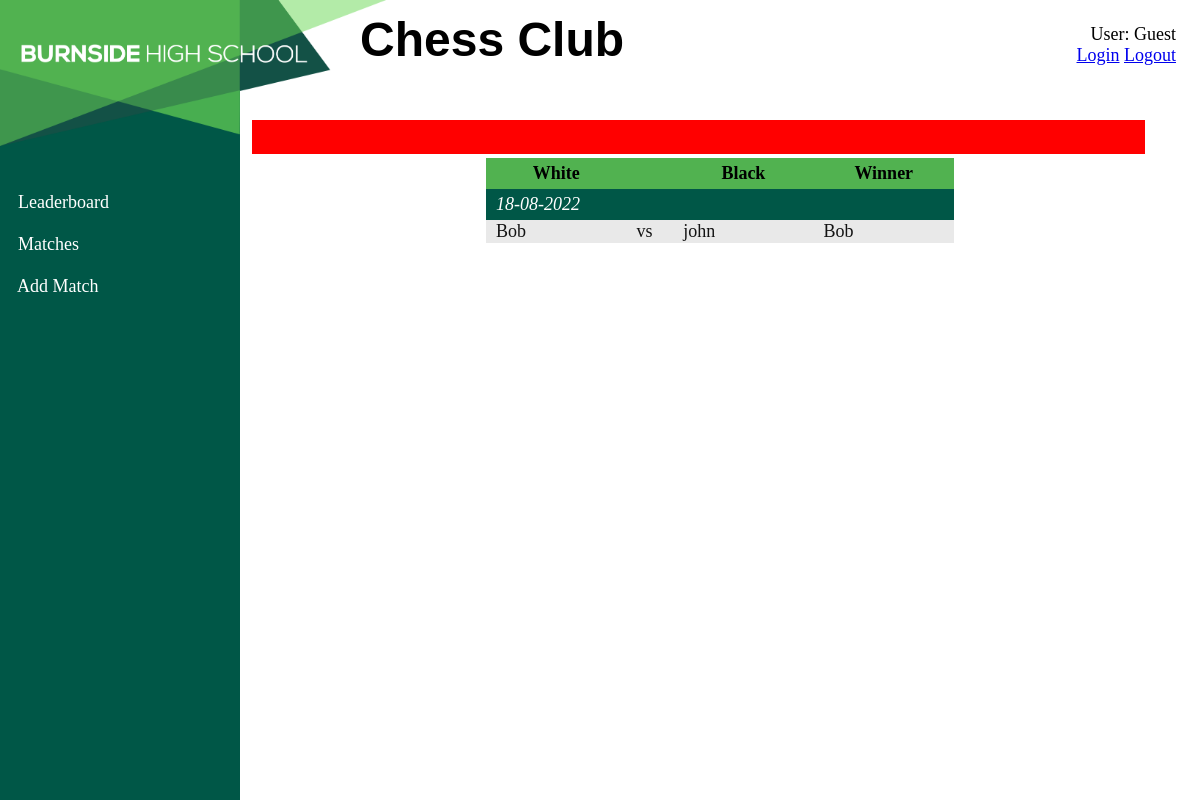
Page /matches on the earlier database version.
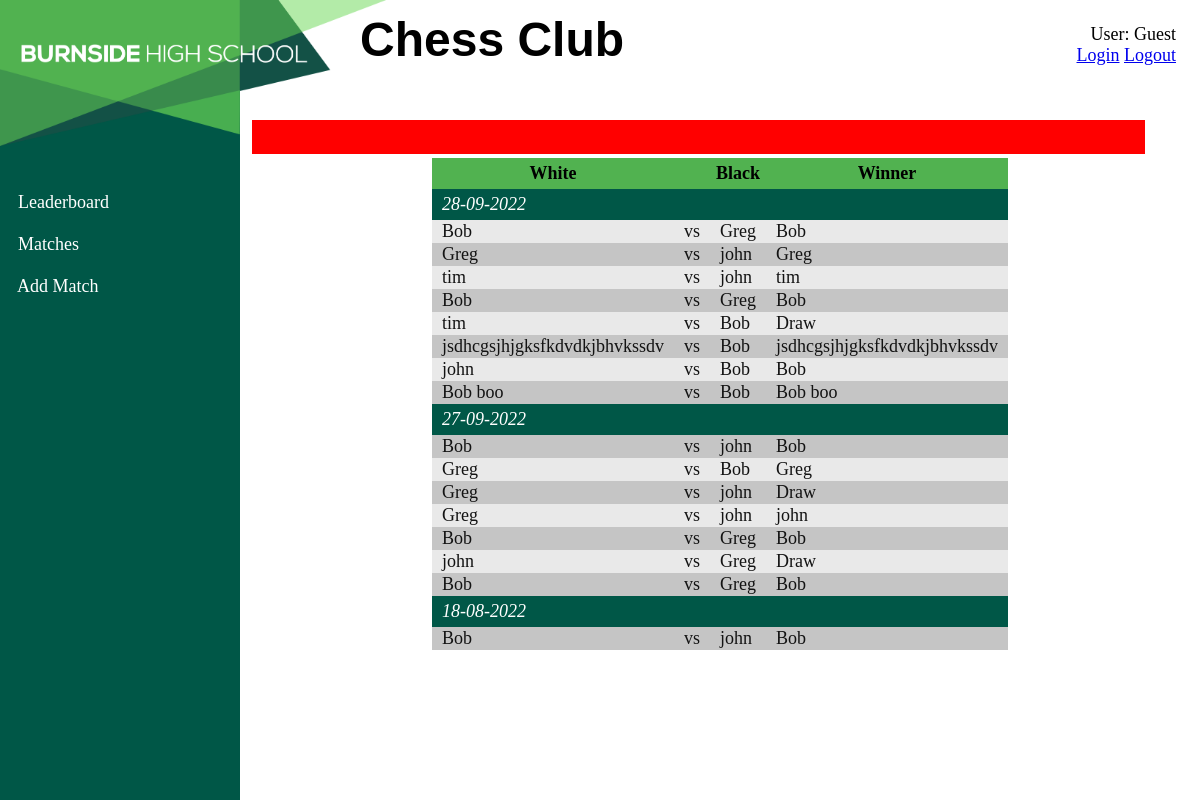
Same page on the later database version.
### models.py (models this page shows, shortened)
class User(db.Model):
    __tablename__ = "User"
    id = db.Column(db.Integer, primary_key=True)
    name = db.Column(db.String(80))
    password = db.Column(db.String())
    salt = db.Column(db.String())
    is_admin = db.Column(db.Boolean)
    score = db.Column(db.Integer)
    num_white_win = db.Column(db.Integer)
    num_white_loss = db.Column(db.Integer)
    num_white_draw = db.Column(db.Integer)
    num_black_win = db.Column(db.Integer)
    num_black_loss = db.Column(db.Integer)
    num_black_draw = db.Column(db.Integer)
    matches = db.relationship('Match', secondary=UserMatch, back_populates='users')

### app.py (the view)
@app.route('/matches', methods=["GET"])
def matches():
    match_list = Match.query.all()
    match_list = [[match.date.strftime("%d-%m-%Y"),
                   [[user.id, user.name] for user in match.users],
                   match.white, match.white_won] for match in match_list]
    match_list.sort(key=sort_by_date)
    if len(match_list) == 0:
        return render_template("matches.html", matches=[])
    timed_list = [[match_list[0][0], []]]
    for match in match_list:
        date = match[0]
        winner = "Draw"
        if match[2] == match[1][0][0]:
            white = match[1][0][1]
            black = match[1][1][1]
        else:
            white = match[1][1][1]
            black = match[1][0][1]
        if match[3] == 1:
            winner = white[:]
        elif match[3] == 0:
            winner = black[:]
        match = [match[1][0][1], match[1][1][1], winner]
        if date == timed_list[-1][0]:
            timed_list[-1][1].append(match)
        else:
            timed_list.append([date, [match]])
    return render_template("matches.html", matches=timed_list)

### app.py (called while the page is built)
def sort_by_date(match):
    date = list(map(int, match[0].split("-")))
    return [-date[2], -date[1], -date[0]]

### templates/matches.html (shortened to what this page needs)
{% extends 'layout.html' %}
{% block content %}
<div>
    <table>
            <tr>
                <th style="width: 30%;">White</th>
                <th style="width: 10%"></th>
                <th style="width: 30%;">Black</th>
                <th style="width: 30%;">Winner</th>
            </tr>
            {% for i in matches %}
            {% set day = i.pop(1) %}
            <tr class="dateHead" style="background-color: #005747; color: white;">
                <td>{{i[0]}}</td>
                <td></td>
                <td></td>
                <td></td>
            </tr>
            {% for match in day %}
            <tr>
                <td>{{match[0]}}</td>
                <td>vs</td>
                <td>{{match[1]}}</td>
                <td>{{match[2]}}</td>
            </tr>
            {% endfor %}
            {% endfor %}
    </table>
</div>
{% endblock %}

### templates/layout.html (shortened to what this page needs)
<!DOCTYPE html>
<html lang="en">
<head>
    <link rel="stylesheet" href="../static/css/main.css">
    <link rel="stylesheet" href="/static/css/content.css">
</head>
<body style="margin: 0;">
    {% include 'header.html' %}
    {% include 'navbar.html' %}
    <div class="content">
        {% include 'error.html' %}
        {% block content %}{% endblock %}
    </div>
</body>
</html>

### templates/header.html (shortened to what this page needs)
<div class="header">
    <link rel="stylesheet" href="../static/css/header.css">
    <div class="title">
        <h1>Chess Club</h1>
    </div>
    <div class="login">
        <p id="user" style="margin: 0;">User: Guest</p>
        <a href="/login" id="login link">Login</a>
        <a href="/logout" id="logout link">Logout</a>
    </div>
</div>

### templates/navbar.html
<link rel="stylesheet" href="../static/css/nav.css">
<div class="side-nav">
    <div class="links">
        &nbsp &nbsp <a href="/leaderboard">Leaderboard</a> <br><br>
        &nbsp &nbsp <a href="/matches">Matches</a> <br><br>
        &nbsp &nbsp <a href="/new_match">Add Match</a>
    </div>
</div>

### templates/error.html (shortened to what this page needs)
<div class="error">
    <textarea id="error text" style="margin: 0;" readonly></textarea>
</div>

### static/css/main.css (style rules this page uses)
body { height: auto; min-height: 100vh; display: grid; grid-template-columns: 20vw auto; grid-template-rows: 9vw auto; grid-template-areas: "side-nav header" "side-nav content"; }
.error { width: 95%; height: auto; }
.error textarea { resize: none; width: 100%; border: none; margin: 0; background-color: red; }

### static/css/content.css (style rules this page uses)
.content { grid-area: content; margin: 12px; }
.content table { margin: auto; width: 50%; margin-left: auto; margin-right: auto; border-collapse: collapse; background-color: rgb(233, 233, 233); color: rgb(19, 19, 19); margin-bottom: 10px; z-index: inherit; font-size: max(1.5vw,10px); }
.content td { padding-left: 10px; padding-right: 10px; z-index: inherit; }
.content tr { overflow: hidden; }
.content th, .dateHead { background: #51b250; position: sticky; color: black; padding: 5px; z-index: inherit; }
.content th { top: 9vw; }
.dateHead { top: calc(9vw + max(2.2vw, 18px)); }
.content tr:nth-child(even), .matches tr:nth-child(even) { background-color: rgb(197, 197, 197); }
.dateHead td { padding-top: 5px; padding-bottom: 5px; font-style: oblique; }

### static/css/header.css (style rules this page uses)
.header { position: sticky; top: 0; grid-area: header; margin: 0; color: #dddddd; z-index: inherit; background-image: url("../images/bhsbanner-right.png"); aspect-ratio: 1; height: 100%; width: 100%; background-repeat: no-repeat; background-size: 12.2vw; background-color: white; }
.title { float: left; margin: 0; margin-left: 10vw; margin-top: 1vw; }
.header h1 { display: inline-block; margin: 0; color: black; padding: 0; font-family: Arial, sans-serif; font-size: 4vw; z-index: inherit; }
.header .login { color: black; float: right; text-align: right; margin: 2vw; z-index: inherit; font-size: max(1.5vw, 8px); }

### static/css/nav.css (style rules this page uses)
.side-nav { position: sticky; top: 0; grid-area: side-nav; margin: 0; color: #dddddd; z-index: inherit; background-image: url("../images/bhsbanner-left.png"); aspect-ratio: 1; background-repeat: no-repeat; background-size: contain; background-color: #005747; height: 100vh; width: 100%; }
.links { margin-top: 16vw; font-size: max(1.5vw, 8px); }
.links a { color: white; text-decoration: none; }
.links a:link, .links a:visited { color: white; }

Differences in the rows shown:
added User: name "Greg" "Greg" "Greg" "Greg" "Greg", name "Greg" "Greg" "Greg" "Greg", name "Greg" "Greg"
added User: name "tim" "tim", name "tim"
added User: name "jsdhcgsjhjgksfkdvdkjbhvkssdv", name "jsdhcgsjhjgksfkdvdkjbhvkssdv"
added User: name "Bob boo", name "Bob boo"
Other differences:
new list line: "28-09-2022 vs vs vs vs vs Draw vs vs vs"
new list line: "Bob Bob Bob Bob Bob Bob Bob Bob Bob"
new list line: "john john john"
new list line: "27-09-2022 vs vs vs Draw vs vs vs Draw vs"
new list line: "Bob Bob Bob Bob Bob Bob Bob"
new list line: "john john john john john"
